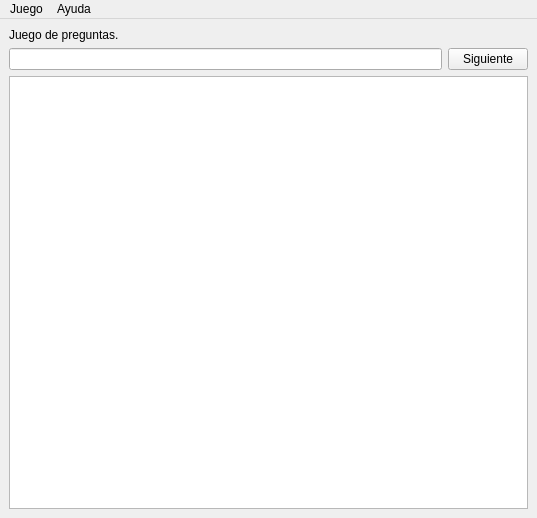
<?xml version="1.0" encoding="UTF-8"?>
<ui version="4.0">
 <class>MainWindow</class>
 <widget class="QMainWindow" name="MainWindow">
  <property name="geometry">
   <rect>
    <x>0</x>
    <y>0</y>
    <width>537</width>
    <height>518</height>
   </rect>
  </property>
  <property name="windowTitle">
   <string>Juego de preguntas</string>
  </property>
  <widget class="QWidget" name="centralwidget">
   <layout class="QVBoxLayout" name="verticalLayout">
    <item>
     <widget class="QLabel" name="label">
      <property name="text">
       <string>Juego de preguntas.</string>
      </property>
     </widget>
    </item>
    <item>
     <layout class="QHBoxLayout" name="horizontalLayout">
      <item>
       <widget class="QLineEdit" name="lineEdit"/>
      </item>
      <item>
       <widget class="QPushButton" name="pushButton">
        <property name="text">
         <string>Siguiente</string>
        </property>
       </widget>
      </item>
     </layout>
    </item>
    <item>
     <widget class="QTextBrowser" name="textBrowser">
      <property name="maximumSize">
       <size>
        <width>16777215</width>
        <height>16777215</height>
       </size>
      </property>
      <property name="markdown">
       <string/>
      </property>
     </widget>
    </item>
   </layout>
  </widget>
  <widget class="QMenuBar" name="menubar">
   <property name="geometry">
    <rect>
     <x>0</x>
     <y>0</y>
     <width>537</width>
     <height>21</height>
    </rect>
   </property>
   <widget class="QMenu" name="menuJuego">
    <property name="title">
     <string>Juego</string>
    </property>
    <addaction name="actionReiniciar"/>
    <addaction name="separator"/>
    <addaction name="actionSalir"/>
   </widget>
   <widget class="QMenu" name="menuAyuda">
    <property name="title">
     <string>Ayuda</string>
    </property>
    <addaction name="actionCreditos"/>
   </widget>
   <addaction name="menuJuego"/>
   <addaction name="menuAyuda"/>
  </widget>
  <action name="actionReiniciar">
   <property name="text">
    <string>Reiniciar</string>
   </property>
  </action>
  <action name="actionSalir">
   <property name="text">
    <string>Salir</string>
   </property>
  </action>
  <action name="actionCreditos">
   <property name="text">
    <string>Creditos</string>
   </property>
  </action>
 </widget>
 <resources/>
 <connections/>
</ui>
